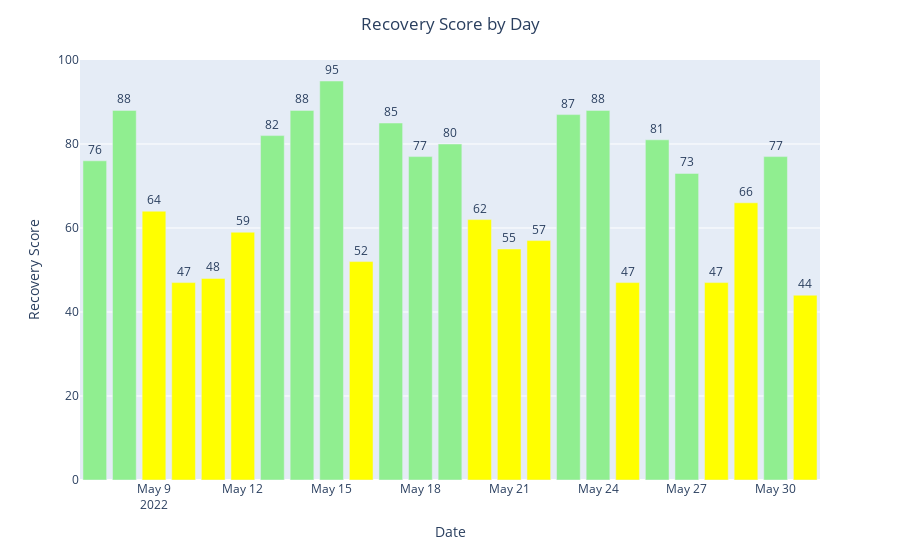

Notebook source saved alongside this figure:
### Markdown cell above
### Recovery Score 
- mimics view in app 
> recovery_score() in VisbaleWhoop

### Code cell
# Mapping categories to strain ranges
bins = [0, 33, 66, np.inf]
names = ['red', 'yellow', 'lightgreen']

df['RecoveryCategory'] = pd.cut(df['score'], bins, labels=names)


fig = px.bar(df, x='de_date', y='score',
            labels={'de_date': 'Date', 'score':'Recovery Score'})

fig.update_traces(text = df.score, textposition = "outside", marker_color=df["RecoveryCategory"])
fig.update_layout(title_text='Recovery Score by Day', title_x=0.5)
fig.show()

### Figure 1 — Plotly figure (JSON) as saved in the notebook; plotly's stock layout.template omitted (floating-point values rounded to 4 significant figures)
{"data": [{"alignmentgroup": "True", "hovertemplate": "Date=%{x}<br>Recovery Score=%{y}<extra></extra>", "legendgroup": "", "marker": {"color": ["lightgreen", "lightgreen", "yellow", "yellow", "yellow", "yellow", "lightgreen", "lightgreen", "lightgreen", "yellow", "lightgreen", "lightgreen", "lightgreen", "yellow", "yellow", "yellow", "lightgreen", "lightgreen", "yellow", "lightgreen", "lightgreen", "yellow", "yellow", "lightgreen", "yellow"], "pattern": {"shape": ""}}, "name": "", "offsetgroup": "", "orientation": "v", "showlegend": false, "text": [76, 88, 64, 47, 48, 59, 82, 88, 95, 52, 85, 77, 80, 62, 55, 57, 87, 88, 47, 81, 73, 47, 66, 77, 44], "textposition": "outside", "type": "bar", "x": ["2022-05-07", "2022-05-08", "2022-05-09", "2022-05-10", "2022-05-11", "2022-05-12", "2022-05-13", "2022-05-14", "2022-05-15", "2022-05-16", "2022-05-17", "2022-05-18", "2022-05-19", "2022-05-20", "2022-05-21", "2022-05-22", "2022-05-23", "2022-05-24", "2022-05-25", "2022-05-26", "2022-05-27", "2022-05-28", "2022-05-29", "2022-05-30", "2022-05-31"], "xaxis": "x", "y": [76, 88, 64, 47, 48, 59, 82, 88, 95, 52, 85, 77, 80, 62, 55, 57, 87, 88, 47, 81, 73, 47, 66, 77, 44], "yaxis": "y"}], "layout": {"barmode": "relative", "legend": {"tracegroupgap": 0}, "margin": {"t": 60}, "title": {"text": "Recovery Score by Day", "x": 0.5}, "xaxis": {"anchor": "y", "domain": [0, 1], "title": {"text": "Date"}}, "yaxis": {"anchor": "x", "domain": [0, 1], "title": {"text": "Recovery Score"}}}}
